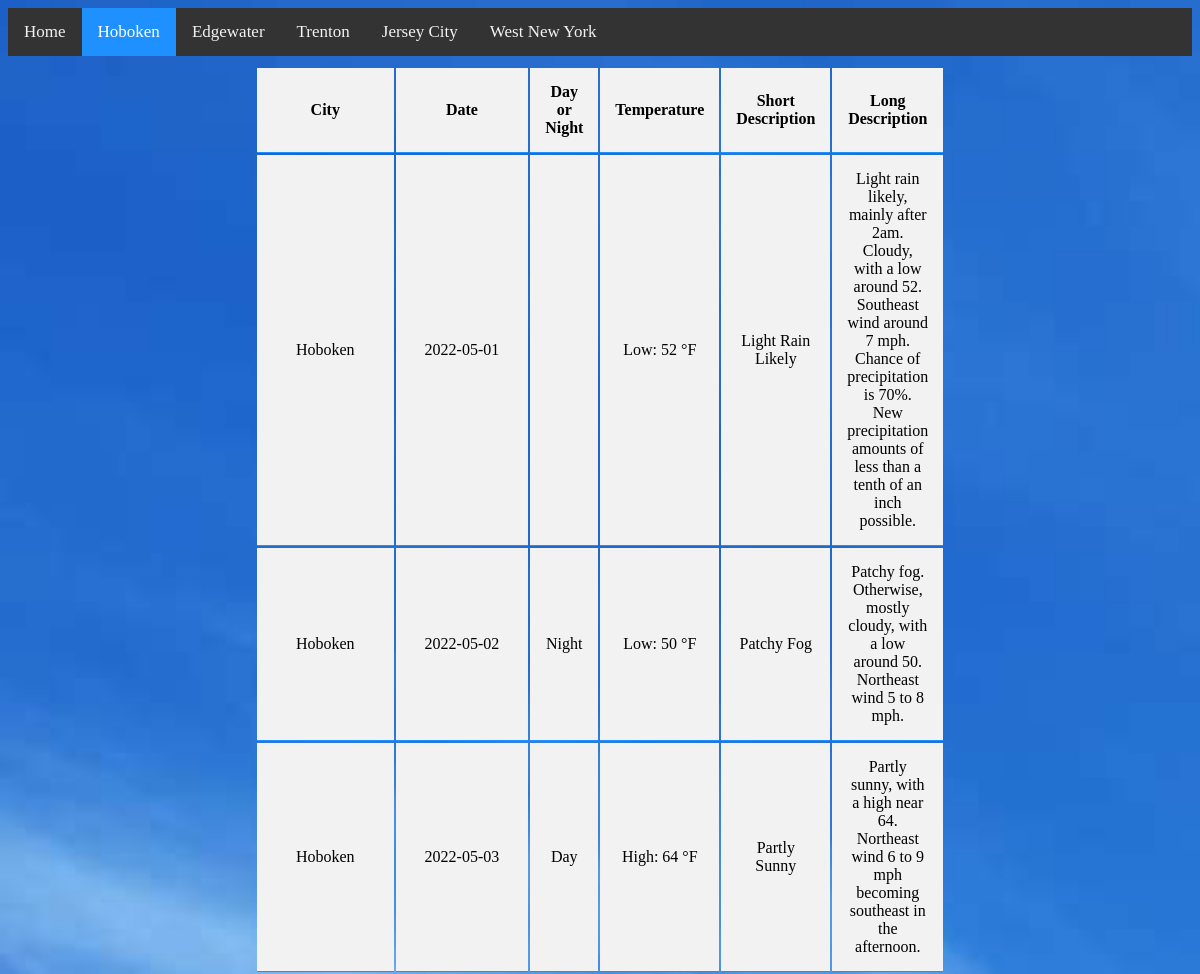
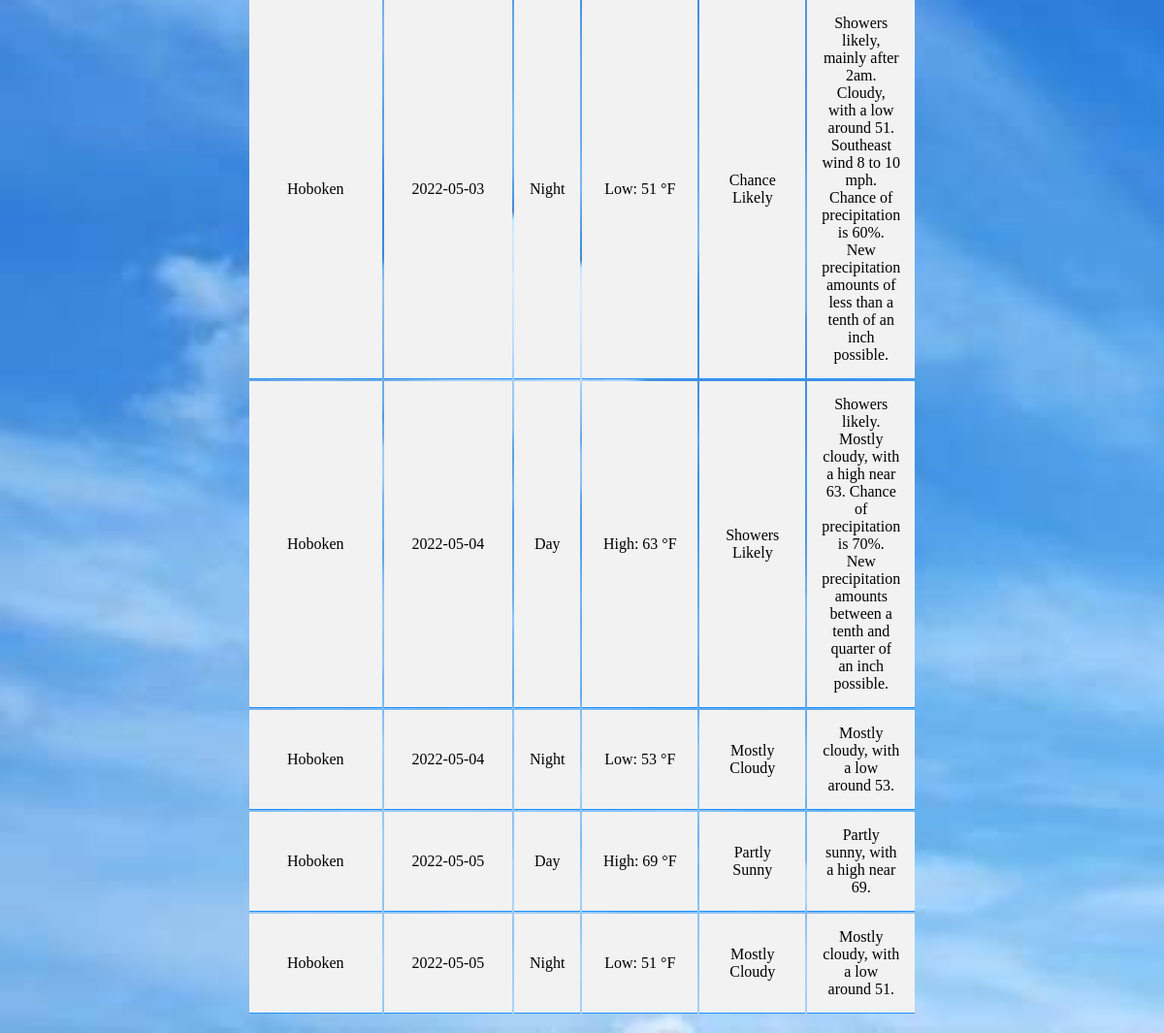
The app's page /hoboken.php with its own data (2 pictures, top to bottom).
### tables this page shows
CREATE TABLE `weather_report` (
  `id` int NOT NULL AUTO_INCREMENT,
  `city_name` varchar(255) NOT NULL,
  `date_recorded` date NOT NULL,
  `day_night` varchar(255) DEFAULT NULL,
  `temp` varchar(255) NOT NULL,
  `short_desc` varchar(255) NOT NULL,
  `long_desc` varchar(255) NOT NULL,
  PRIMARY KEY (`id`)
);

### hoboken.php (the view, shortened to what this page needs)
<?php
    require("conn.php");
?>
<html>
    <head>
    </head>
    <body>
        <div class="topnav">
                <a  href="index.php">Home</a>
                <a  class="active" href="hoboken.php">Hoboken</a>
                <a  href="edgewater.php">Edgewater</a>
                <a  href="trenton.php">Trenton</a>
                <a  href="jc.php">Jersey City</a>
                <a  href="wny.php">West New York</a>
        </div>
        <?php
            $query = "SELECT * FROM weather_report WHERE city_name='Hoboken'";
            $result = mysqli_query($conn, $query);
            if(mysqli_num_rows($result)>0){
                echo "<table class='display_table'>";
                echo "<td width='120px'><b>City</b></td>";
                echo "<td width='120px'><b>Date</b></td>";
                echo "<td><b>Day or Night</b></td>";
                echo "<td><b>Temperature</b></td>";
                echo "<td><b>Short Description</b></td>";
                echo "<td><b>Long Description</b></td>";
                while($row = mysqli_fetch_array($result)){
                    echo "<tr>";
                    echo "<td>" . $row["city_name"] . "</td>" ;
                    echo "<td>" . $row["date_recorded"] . "</td>";
                    echo "<td>" . $row["day_night"] . "</td>";
                    echo "<td>" . $row["temp"] ."</td>";
                    echo "<td>" . $row["short_desc"] . "</td>";
                    echo "<td>" . $row["long_desc"] . "</td>";
                    echo "</tr>";
                }
                echo "</table>";
            }
        ?>
    </body>
</html>

### hoboken.php (style rules this page uses)
body { background-image: url(weather_bg.jpg); background-size: cover; }
.topnav { background-color: #333; overflow: hidden; }
.topnav a { float: left; color: #f2f2f2; text-align: center; padding: 14px 16px; text-decoration: none; font-size: 17px; }
.topnav a.active { background-color: #1E90FF; color: white; }
.display_table { margin: auto; width: 60%; padding: 10px; }
th, td { padding: 15px; text-align: center; border-bottom: 1px solid #1E90FF; }
tr { background-color: #f2f2f2; }

### records on screen
weather_report: city_name "Hoboken", date_recorded "2022-05-01", temp "Low: 52 °F", short_desc "Light Rain Likely", long_desc "Light rain likely, mainly after 2am. Cloudy, with a low around 52. Southeast wind around 7 mph. Chance of precipitation is 70%. New precipitation amounts of less than a tenth of an inch possible."
weather_report: city_name "Hoboken", date_recorded "2022-05-02", day_night "Night", temp "Low: 50 °F", short_desc "Patchy Fog", long_desc "Patchy fog. Otherwise, mostly cloudy, with a low around 50. Northeast wind 5 to 8 mph."
weather_report: city_name "Hoboken", date_recorded "2022-05-03", day_night "Day", temp "High: 64 °F", short_desc "Partly Sunny", long_desc "Partly sunny, with a high near 64. Northeast wind 6 to 9 mph becoming southeast in the afternoon."
weather_report: city_name "Hoboken", date_recorded "2022-05-03", day_night "Night", temp "Low: 51 °F", short_desc "Chance Likely", long_desc "Showers likely, mainly after 2am. Cloudy, with a low around 51. Southeast wind 8 to 10 mph. Chance of precipitation is 60%. New precipitation amounts of less than a tenth of an inch possible."
weather_report: city_name "Hoboken", date_recorded "2022-05-04", day_night "Day", temp "High: 63 °F", short_desc "Showers Likely", long_desc "Showers likely. Mostly cloudy, with a high near 63. Chance of precipitation is 70%. New precipitation amounts between a tenth and quarter of an inch possible."
weather_report: city_name "Hoboken", date_recorded "2022-05-04", day_night "Night", temp "Low: 53 °F", short_desc "Mostly Cloudy", long_desc "Mostly cloudy, with a low around 53."
weather_report: city_name "Hoboken", date_recorded "2022-05-05", day_night "Day", temp "High: 69 °F", short_desc "Partly Sunny", long_desc "Partly sunny, with a high near 69."
weather_report: city_name "Hoboken", date_recorded "2022-05-05", day_night "Night", temp "Low: 51 °F", short_desc "Mostly Cloudy", long_desc "Mostly cloudy, with a low around 51."
